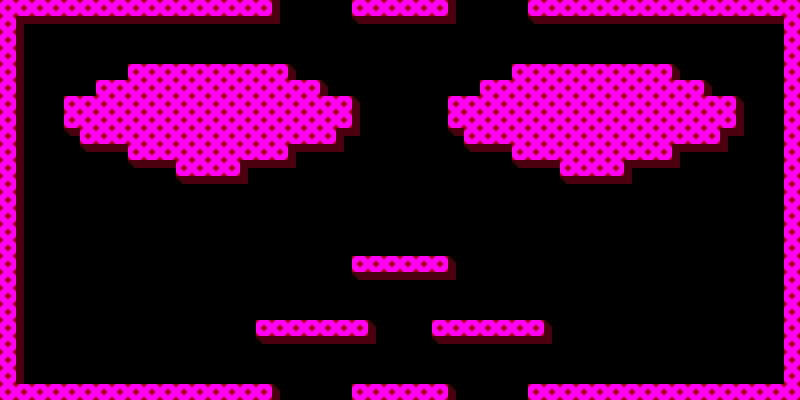

Rendered tile map (Tiled .tmx) drawn with the repository's tilesets; below, a short description and the map source with its tile grids summarised:
An orthogonal 50x25 tile map with 16x16 px tiles, 1 tile layer (ground), 1 hidden layer not drawn, 2 tilesets and 13 objects (4x true, 2x BOOF, 2x PHANT, BOOST_HOTDOG).

<map version="1.10" tiledversion="1.10.0" orientation="orthogonal" renderorder="right-down" width="50" height="25" tilewidth="16" tileheight="16" infinite="0" nextlayerid="6" nextobjectid="14">
 <properties>
  <property name="automaticAirMode" value="1" />
  <property name="bossBoost" value="" />
  <property name="bossLevel" value="f" />
  <property name="guidedAir" value="f" />
  <property name="specialAir" value="" />
 </properties>
 <tileset firstgid="1" name="tiles" tilewidth="16" tileheight="16" tilecount="256" columns="16">
  <image source="tiles.png" width="256" height="256" />
  <tile id="0">
   <properties>
    <property name="type" value="TOP" />
   </properties>
  </tile>
  <tile id="1">
   <properties>
    <property name="type" value="TOPL" />
   </properties>
  </tile>
  <tile id="2">
   <properties>
    <property name="type" value="TOPR" />
   </properties>
  </tile>
  <tile id="3">
   <properties>
    <property name="type" value="TOPRL" />
   </properties>
  </tile>
  <tile id="4">
   <properties>
    <property name="type" value="LEFT" />
   </properties>
  </tile>
  <tile id="5">
   <properties>
    <property name="type" value="RIGHT" />
   </properties>
  </tile>
  <tile id="6">
   <properties>
    <property name="type" value="RL" />
   </properties>
  </tile>
  <tile id="10">
   <properties>
    <property name="type" value="LEFT" />
   </properties>
  </tile>
  <tile id="15">
   <properties>
    <property name="type" value="RIGHT" />
   </properties>
  </tile>
  <tile id="20">
   <properties>
    <property name="type" value="TOP" />
   </properties>
  </tile>
  <tile id="21">
   <properties>
    <property name="type" value="LEFT" />
   </properties>
  </tile>
  <tile id="22">
   <properties>
    <property name="type" value="RIGHT" />
   </properties>
  </tile>
  <tile id="38">
   <properties>
    <property name="type" value="TOP" />
   </properties>
  </tile>
 </tileset>
 <tileset firstgid="257" name="entities" tilewidth="32" tileheight="32" tilecount="64" columns="8">
  <image source="entities.png" width="256" height="256" />
 </tileset>
 <layer id="1" name="ground" width="50" height="25">
  <data>[1250 cells, 470 non-empty, 7 distinct tile ids]</data>
 </layer>
 <layer id="2" name="collision" width="50" height="25" visible="0">
  <data>[1250 cells, 171 non-empty, 6 distinct tile ids]</data>
 </layer>
 <objectgroup id="3" name="enemies">
  <object id="1" name="BOOF" gid="257" x="288" y="80" width="32" height="32" />
  <object id="2" name="PHANT" type="true" gid="258" x="336" y="256" width="32" height="32" />
  <object id="3" name="PHANT" gid="258" x="432" y="256" width="32" height="32" />
  <object id="4" name="BOOF" gid="257" x="672" y="80" width="32" height="32" />
  <object id="5" name="BOOF" type="true" gid="257" x="480" y="80" width="32" height="32" />
  <object id="6" name="BOOF" type="true" gid="257" x="96" y="80" width="32" height="32" />
  <object id="7" name="PHANT" type="true" gid="258" x="368" y="224" width="32" height="32" />
  <object id="8" name="PHANT" gid="258" x="400" y="224" width="32" height="32" />
 </objectgroup>
 <objectgroup id="4" name="meals">
  <object id="9" name="BOOST_HOTDOG" gid="276" x="208" y="384" width="32" height="32" />
  <object id="10" gid="285" x="592" y="384" width="32" height="32" />
  <object id="11" gid="285" x="64" y="96" width="32" height="32" />
  <object id="12" gid="285" x="416" y="256" width="32" height="32" />
  <object id="13" gid="285" x="448" y="96" width="32" height="32" />
 </objectgroup>
 <objectgroup id="5" name="path" />
</map>
